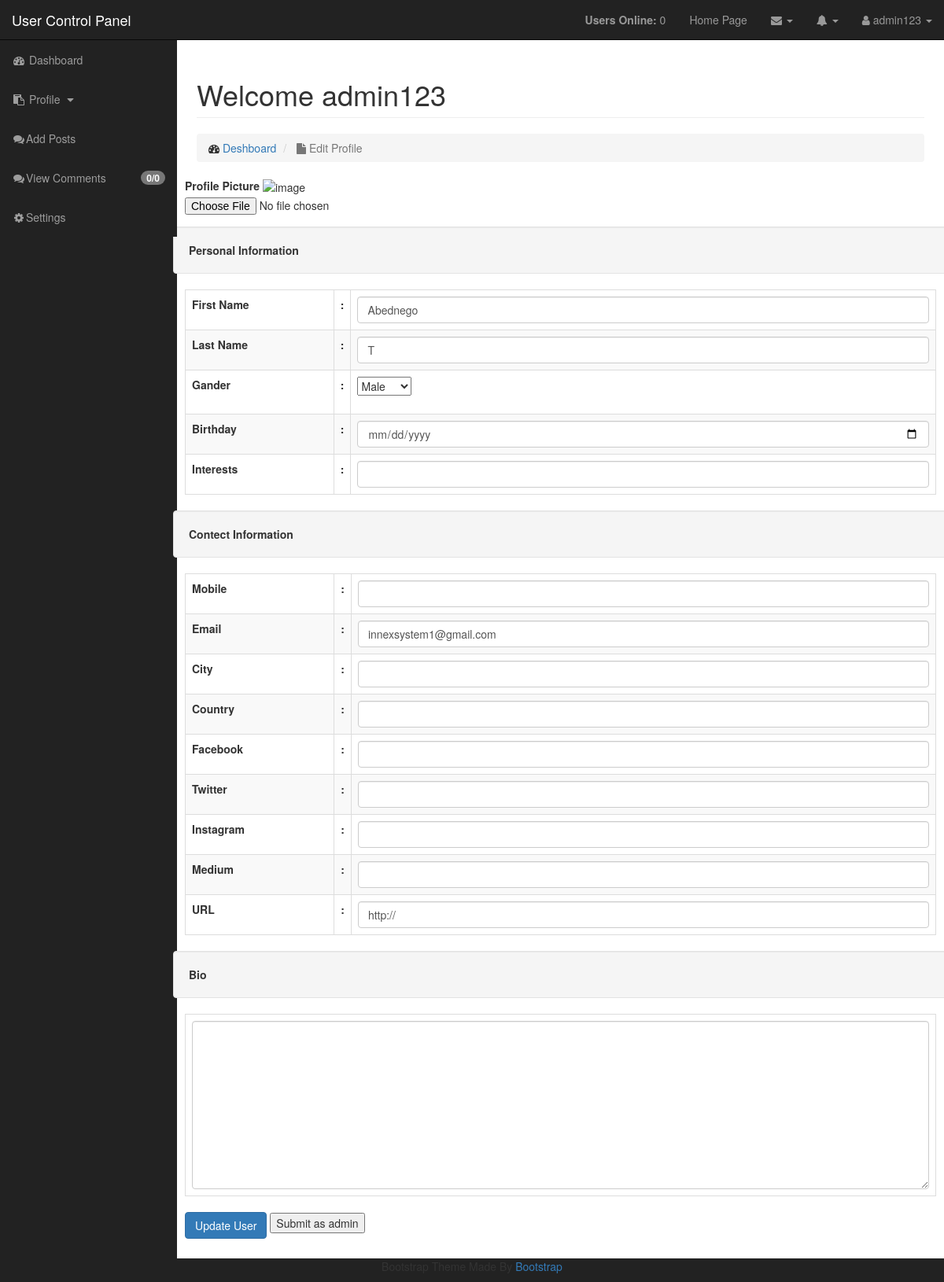
/users/edit_profile.php (signed in), run on the app's committed database.
### tables this page shows
CREATE TABLE `users` (
  `user_id` int(4) NOT NULL,
  `username` varchar(50) NOT NULL,
  `user_firstname` varchar(255) NOT NULL,
  `user_lastname` varchar(255) NOT NULL,
  `user_sex` varchar(10) NOT NULL,
  `user_birthday` date NOT NULL,
  `user_city` varchar(30) NOT NULL,
  `user_country` varchar(30) NOT NULL,
  `user_bio` text NOT NULL,
  `user_number` varchar(12) NOT NULL,
  `user_twitter` varchar(30) NOT NULL,
  `user_medium` varchar(30) NOT NULL,
  `user_instagram` varchar(30) NOT NULL,
  `user_site` varchar(30) NOT NULL,
  `user_lastlogin` varchar(50) NOT NULL,
  `user_reg` varchar(30) NOT NULL,
  `user_email` varchar(50) NOT NULL,
  `user_password` varchar(100) NOT NULL,
  `user_image` text NOT NULL,
  `user_role` varchar(20) NOT NULL,
  `user_facebook` text NOT NULL,
  `user_likes` int(10) NOT NULL DEFAULT '0',
  `user_interests` varchar(200) NOT NULL,
  `user_status` varchar(160) NOT NULL
);

### users/edit_profile.php (the view, shortened to what this page needs)
<?php include "includes/user_header.php"; ?>
<link rel="stylesheet" href="https://formden.com/static/cdn/bootstrap-iso.css" />
<link rel="stylesheet" href="https://cdnjs.cloudflare.com/ajax/libs/bootstrap-datepicker/1.4.1/css/bootstrap-datepicker3.css"/>
<div id="wrapper">
    <?php include "includes/user_navigation.php"; ?>
    <div id="page-wrapper">
        <div class="container-fluid">
            <div class="row">
                <div class="col-lg-12">
                    <h1 class="page-header">
                    </h1>
                    <ol class="breadcrumb">
                        <li> <i class="fa fa-dashboard"></i> <a href="index.php">Deshboard</a> </li>
                        <li class="active"> <i class="fa fa-file"></i> Edit Profile</li>
                    </ol>
                </div>
            </div>
            <div class="row">
                           <?php
                if(isset($_SESSION['username'])){
                $get_username = $_SESSION['username'];
                if($get_username !== ''){
                    $query = "SELECT * FROM users WHERE username = '{$get_username}' ";
                    $select_profile = mysqli_query($connection, $query);
                    while($row = mysqli_fetch_assoc($select_profile)){
                        $user_firstname = $row['user_firstname'];
                        $user_lastname = $row['user_lastname'];
                        $user_birthday = $row['user_birthday'];
                        $user_city = $row['user_city'];
                        $user_country = $row['user_country'];
                        $user_sex = $row['user_sex'];
                        $user_bio = $row['user_bio'];
                        $user_number = $row['user_number'];
                        $user_twitter = $row['user_twitter'];
                        $user_medium = $row['user_medium'];
                        $user_instagram = $row['user_instagram'];
                        $user_site = $row['user_site'];
                        $user_email = $row['user_email'];
                        $user_image = $row['user_image'];
                        $user_facebook = $row['user_facebook'];
                        $user_interests = $row['user_interests'];
                    }
?>
<form action="" method="post" enctype="multipart/form-data">
       <div class="form-group">
            <label for="post_image">Profile Picture</label> <img width="100" src="../images/user_pic/<?php echo $user_image; ?>" alt="image" download>
            <input type="file" name="image"> </div>
            <table class="table table-striped table-bordered table-hover">
                                <tbody>
                                <tr>
                                    <div class="row">
                                    <div class="well">
                                    <b>Personal Information</b>
                                    </div>
                                    </div>
                                </tr>
                                    <tr>
                                        <td class="text-left" width="19%">
                                         <b>First Name</b>
                                        </td>
                                        <td class="text-left" width="1%">
                                         <b>:</b>
                                        </td>
                                        <td class="text-left" width="80%">
                                            <input type="text" value="<?php echo $user_firstname; ?>" class="form-control" name="user_firstname" autofocus>
                                        </td>
                                    </tr>
                                    <tr>
                                        <td class="text-left" width="20%">
                                         <b>Last Name</b>
                                        </td>
                                        <td class="text-left" width="1%">
                                         <b>:</b>
                                        </td>
                                        <td class="text-left" width="80%">
                                            <input type="text" value="<?php echo $user_lastname; ?>" class="form-control" name="user_lastname">
                                        </td>
                                    </tr>
                                     <tr>
                                        <td class="text-left" width="20%">
                                         <b>Gander</b>
                                        </td>
                                        <td class="text-left" width="1%">
                                         <b>:</b>
                                        </td>
                                        <td class="text-left" width="80%">
                                            <select name="user_sex" id="" class="form-group">
                                            <option value="<?php echo $user_sex; ?>">
                                            <?php echo $user_sex; ?>
                                        </option>
                                        </select>
                                        </td>
                                    </tr>
                                    <tr>
                                        <td class="text-left" width="19%">
                                         <b>Birthday</b>
                                        </td>
                                        <td class="text-left" width="1%">
                                         <b>:</b>
                                        </td>
                                        <td class="text-left" width="80%">
                                            <input class="form-control" id="date" name="user_birthday" placeholder="<?php echo $user_birthday; ?>" value="<?php echo $user_birthday; ?>" type="date" min="1996-01-01" "1960-12-31">
                                        </td>
                                    </tr>
                                    <tr>
                                        <td class="text-left" width="19%">
                                         <b>Interests</b>
                                        </td>
                                        <td class="text-left" width="1%">
                                         <b>:</b>
                                        </td>
                                        <td class="text-left" width="80%">
                                            <input type="text" value="<?php echo $user_interests; ?>" class="form-control" name="user_interests">
                                        </td>
                                    </tr>
                                </tbody>
                            </table>
                             <table class="table table-striped table-bordered table-hover">
                                <tbody>
                                <tr>
                                    <div class="row">
                                    <div class="well">
                                    <b>Contect Information</b>
                                    </div>
                                    </div>
                                </tr>
                                    <tr>
                                        <td class="text-left" width="19%">
                                         <b>Mobile</b>
                                        </td>
                                        <td class="text-left" width="1%">
                                         <b>:</b>
                                        </td>
                                        <td class="text-left" width="80%">
                                            <input type="tel" value="<?php echo $user_number; ?>" class="form-control" name="user_number">
                                        </td>
                                    </tr>
                                    <tr>
                                        <td class="text-left" width="20%">
                                         <b>Email</b>
                                        </td>
                                        <td class="text-left" width="1%">
                                         <b>:</b>
                                        </td>
                                        <td class="text-left" width="80%">
                                            <input type="email" value="<?php echo $user_email; ?>" class="form-control" name="user_email" autocomplete="on">
                                        </td>
                                    </tr>
                                     <tr>
                                        <td class="text-left" width="20%">
                                         <b>City</b>
                                        </td>
                                        <td class="text-left" width="1%">
                                         <b>:</b>
                                        </td>
                                        <td class="text-left" width="80%">
                                            <input type="text" value="<?php echo $user_city; ?>" class="form-control" name="user_city">
                                        </td>
                                    </tr>
                                     <tr>
                                        <td class="text-left" width="20%">
                                         <b>Country</b>
                                        </td>
                                        <td class="text-left" width="1%">
                                         <b>:</b>
                                        </td>
                                        <td class="text-left" width="80%">
                                        <input type="text" value="<?php echo $user_country; ?>" class="form-control" name="user_country">
                                        </td>
                                    </tr>
                                     <tr>
                                        <td class="text-left" width="20%">
                                         <b>Facebook</b>
                                        </td>
                                        <td class="text-left" width="1%">
                                         <b>:</b>
                                        </td>
                                        <td class="text-left" width="80%">
                                        <input type="text" value="<?php echo $user_facebook; ?>" class="form-control" name="user_facebook">
                                        </td>
                                    </tr>
                                     <tr>
                                        <td class="text-left" width="20%">
                                         <b>Twitter</b>
                                        </td>
                                        <td class="text-left" width="1%">
                                         <b>:</b>
                                        </td>
                                        <td class="text-left" width="80%">
                                        <input type="text" value="<?php echo $user_twitter; ?>" class="form-control" name="user_twitter">
                                        </td>
                                    </tr>
                                     <tr>
                                        <td class="text-left" width="20%">
                                         <b>Instagram</b>
                                        </td>
                                        <td class="text-left" width="1%">
                                         <b>:</b>
                                        </td>
                                        <td class="text-left" width="80%">
                                        <input type="text" value="<?php echo $user_instagram; ?>" class="form-control" name="user_instagram">
                                        </td>
                                    </tr>
                                     <tr>
                                        <td class="text-left" width="20%">
                                         <b>Medium</b>
                                        </td>
                                        <td class="text-left" width="1%">
                                         <b>:</b>
                                        </td>
                                        <td class="text-left" width="80%">
                                        <input type="text" value="<?php echo $user_medium; ?>" class="form-control" name="user_medium">
                                        </td>
                                    </tr>
                                    <tr>
                                        <td class="text-left" width="20%">
                                         <b>URL</b>
                                        </td>
                                        <td class="text-left" width="1%">
                                         <b>:</b>
                                        </td>
                                        <td class="text-left" width="80%">
                                        <input type="url" value="http://<?php echo $user_site; ?>" class="form-control" name="user_site">
                                        </td>
                                    </tr>
                                </tbody>
                            </table>
                            <table class="table table-striped table-bordered table-hover">
                                <tbody>
                                <tr widtd="90%">
                                    <div class="row">
                                    <div class="well">
                                    <b>Bio</b>
                                    </div>
                                    </div>
                                </tr>
                                    <tr>
                                        <td class="text-center" width="100%">
                                        <textarea type="text" class="form-control" name="user_bio" id="" cols="30" rows="10"><?php echo $user_bio; ?> </textarea>
                                        </td>
                                    </tr>
                                </tbody>
                            </table>
                    <div class="form-group">
                            <input class="btn btn-primary" type="submit" name="edit_profile" value="Update User"> <input type="submit" formaction="demo_admin.php" value="Submit as admin"> </div>
</form>
<?php }
}
?>
            </div>
        </div>
    </div>
</div>
<?php include "includes/user_footer.php" ?>

### users/css/sb-admin.css (style rules this page uses)
body { margin-top: 100px; background-color: #222; }
@media (min-width:768px) { body { margin-top: 50px; } }
#wrapper { padding-left: 0; }
#page-wrapper { width: 100%; padding: 0; background-color: #fff; }
@media (min-width:768px) { #wrapper { padding-left: 225px; } }
@media (min-width:768px) { #page-wrapper { padding: 10px; } }

### data on the page
users: user_firstname "Abednego", user_lastname "T", user_sex "Male", user_email "innexsystem1@gmail.com"

### other printed values
users_online() "0"
$_SESSION['username'] "admin123"
$count2 "0"
$count "0"
